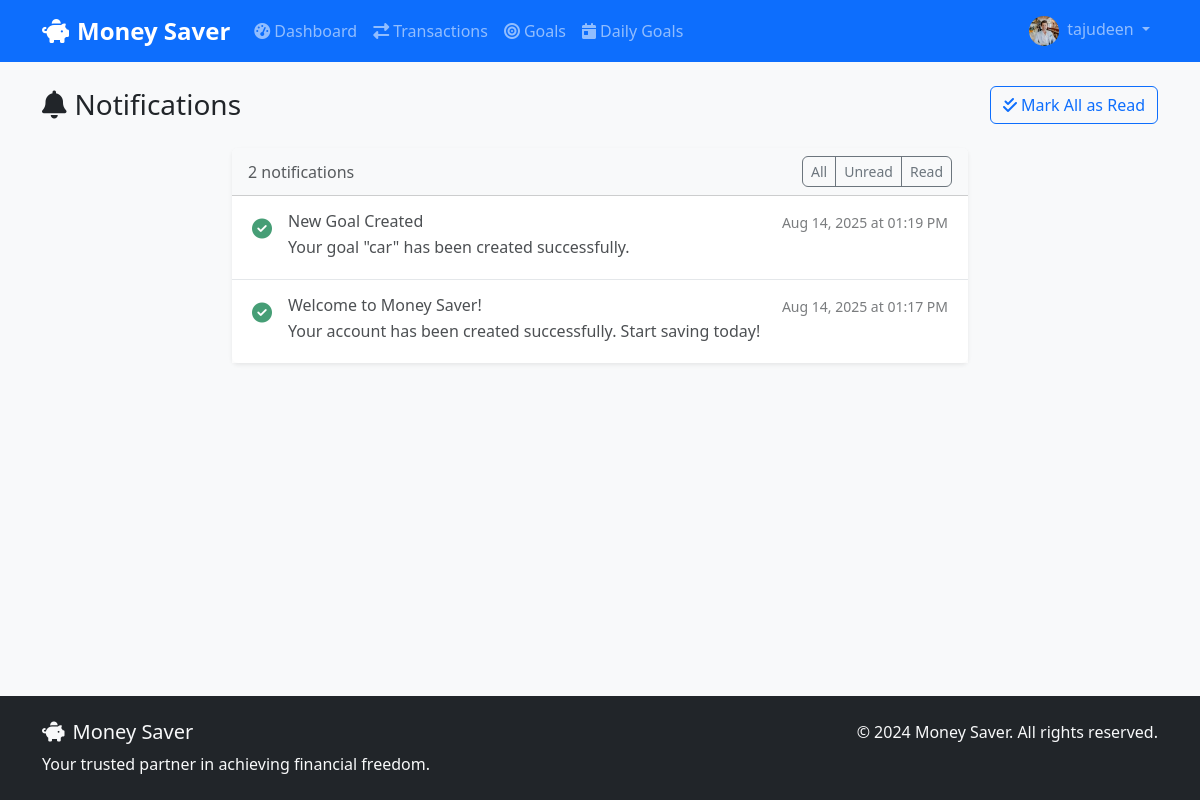
Screenshot of /notifications (signed in) with the database file from the repository.
### models.py (models this page shows, shortened)
class User(UserMixin, db.Model):
    id = db.Column(db.Integer, primary_key=True)
    username = db.Column(db.String(80), unique=True, nullable=False)
    email = db.Column(db.String(120), unique=True, nullable=False)
    password_hash = db.Column(db.String(255), nullable=False)
    first_name = db.Column(db.String(50), nullable=False)
    last_name = db.Column(db.String(50), nullable=False)
    phone = db.Column(db.String(20))
    profile_picture = db.Column(db.String(255), default='default.jpg')
    created_at = db.Column(db.DateTime, default=datetime.utcnow)
    is_verified = db.Column(db.Boolean, default=False)
    transactions = db.relationship('Transaction', backref='user', lazy='dynamic')
    goals = db.relationship('Goal', backref='user', lazy='dynamic')
    bank_accounts = db.relationship('BankAccount', backref='user', lazy='dynamic')

class Notification(db.Model):
    id = db.Column(db.Integer, primary_key=True)
    user_id = db.Column(db.Integer, db.ForeignKey('user.id'), nullable=False)
    title = db.Column(db.String(100), nullable=False)
    message = db.Column(db.Text, nullable=False)
    type = db.Column(db.String(20), default='info')  # info, success, warning, error
    is_read = db.Column(db.Boolean, default=False)
    created_at = db.Column(db.DateTime, default=datetime.utcnow)

### routes.py (the view)
@main_bp.route('/notifications')
@login_required
def notifications():
    page = request.args.get('page', 1, type=int)
    notifications = Notification.query.filter_by(user_id=current_user.id)\
        .order_by(Notification.created_at.desc())\
        .paginate(page=page, per_page=20, error_out=False)
    if request.args.get('mark_all_read'):
        Notification.query.filter_by(user_id=current_user.id, is_read=False)\
            .update({'is_read': True})
        db.session.commit()
        flash('All notifications marked as read', 'success')
        return redirect(url_for('main.notifications'))
    return render_template('notifications.html', notifications=notifications)

### templates/notifications.html (shortened to what this page needs)
{% extends "base.html" %} {% block title %}Notifications - Money Saver{% endblock %} {% block content %}
<div class="container">
    <div class="row">
        <div class="col-12">
            <div class="d-flex justify-content-between align-items-center mb-4">
                <h1 class="h3 mb-0">
                    <i class="fas fa-bell me-2"></i>Notifications
                </h1>
                {% if notifications.items %}
                <a href="{{ url_for('main.notifications', mark_all_read=1) }}" class="btn btn-outline-primary">
                    <i class="fas fa-check-double me-1"></i>Mark All as Read
                </a>
                {% endif %}
            </div>
        </div>
    </div>
    <div class="row">
        <div class="col-lg-8 mx-auto">
            {% if notifications.items %}
            <div class="card">
                <div class="card-header bg-light">
                    <div class="d-flex justify-content-between align-items-center">
                        <span class="text-muted">
                                {{ notifications.total }} notification{{ 's' if notifications.total != 1 else '' }}
                            </span>
                        <div class="btn-group btn-group-sm" role="group">
                            <button type="button" class="btn btn-outline-secondary" onclick="filterNotifications('all')">
                                    All
                                </button>
                            <button type="button" class="btn btn-outline-secondary" onclick="filterNotifications('unread')">
                                    Unread
                                </button>
                            <button type="button" class="btn btn-outline-secondary" onclick="filterNotifications('read')">
                                    Read
                                </button>
                        </div>
                    </div>
                </div>
                <div class="card-body p-0">
                    <div class="list-group list-group-flush">
                        {% for notification in notifications.items %}
                        <div class="list-group-item notification-item {{ 'unread' if not notification.is_read else 'read' }}" data-id="{{ notification.id }}" data-type="{{ notification.type }}" data-read="{{ 'true' if notification.is_read else 'false' }}">
                            <div class="d-flex align-items-start">
                                <div class="me-3 mt-1">
                                    {% if notification.type == 'success' %}
                                    <i class="fas fa-check-circle text-success fa-lg"></i> {% elif notification.type == 'warning' %}
                                    <i class="fas fa-exclamation-triangle text-warning fa-lg"></i> {% elif notification.type == 'error' %}
                                    <i class="fas fa-exclamation-circle text-danger fa-lg"></i> {% else %}
                                    <i class="fas fa-info-circle text-info fa-lg"></i> {% endif %}
                                </div>
                                <div class="flex-grow-1">
                                    <div class="d-flex justify-content-between align-items-start">
                                        <h6 class="mb-1">{{ notification.title }}</h6>
                                        <small class="text-muted">{{ notification.created_at.strftime('%b %d, %Y at %I:%M %p') }}</small>
                                    </div>
                                    <p class="mb-1">{{ notification.message }}</p>
                                </div>
                            </div>
                        </div>
                        {% endfor %}
                    </div>
                </div>
            </div>
            {% endif %}
        </div>
    </div>
</div>
 {% endblock %}

### templates/base.html (shortened to what this page needs)
<!DOCTYPE html>
<html lang="en">
<head>
    <link href="https://cdn.jsdelivr.net/npm/bootstrap@5.3.2/dist/css/bootstrap.min.css" rel="stylesheet">
    <link rel="stylesheet" href="https://cdnjs.cloudflare.com/ajax/libs/font-awesome/6.4.0/css/all.min.css">
    <link rel="stylesheet" href="{{ url_for('static', filename='style.css') }}">
</head>
<body>
    <nav class="navbar navbar-expand-lg navbar-dark bg-primary">
        <div class="container">
            <a class="navbar-brand fw-bold" href="{{ url_for('main.index') }}">
                <i class="fas fa-piggy-bank me-2"></i>Money Saver
            </a>
            <div class="collapse navbar-collapse" id="navbarNav">
                <ul class="navbar-nav me-auto">
                    {% if current_user.is_authenticated %}
                    <li class="nav-item">
                        <a class="nav-link" href="{{ url_for('main.dashboard') }}">
                            <i class="fas fa-tachometer-alt me-1"></i>Dashboard
                        </a>
                    </li>
                    <li class="nav-item">
                        <a class="nav-link" href="{{ url_for('main.transactions') }}">
                            <i class="fas fa-exchange-alt me-1"></i>Transactions
                        </a>
                    </li>
                    <li class="nav-item">
                        <a class="nav-link" href="{{ url_for('main.goals') }}">
                            <i class="fas fa-bullseye me-1"></i>Goals
                        </a>
                    </li>
                    <li class="nav-item">
                        <a class="nav-link" href="{{ url_for('main.daily_goals') }}">
                            <i class="fas fa-calendar-day me-1"></i>Daily Goals
                        </a>
                    </li>
                    {% endif %}
                </ul>
                <ul class="navbar-nav">
                    {% if current_user.is_authenticated %}
                    <li class="nav-item dropdown">
                        <a class="nav-link dropdown-toggle" href="#" id="navbarDropdown" role="button" data-bs-toggle="dropdown">
                            <img src="{{ url_for('static', filename='images/' + current_user.profile_picture) }}" alt="Profile" class="rounded-circle me-1" width="30" height="30"> {{ current_user.first_name }}
                        </a>
                    </li>
                    {% endif %}
                </ul>
            </div>
        </div>
    </nav>
    <main class="py-4">
        {% block content %}{% endblock %}
    </main>
    <footer class="bg-dark text-light py-4 mt-5">
        <div class="container">
            <div class="row">
                <div class="col-md-6">
                    <h5><i class="fas fa-piggy-bank me-2"></i>Money Saver</h5>
                    <p class="mb-0">Your trusted partner in achieving financial freedom.</p>
                </div>
                <div class="col-md-6 text-md-end">
                    <p class="mb-0">&copy; 2024 Money Saver. All rights reserved.</p>
                </div>
            </div>
        </div>
    </footer>
</body>
</html>

### static/style.css (style rules this page uses)
:root { --primary-color: #0d6efd; --secondary-color: #6c757d; --success-color: #198754; --danger-color: #dc3545; --warning-color: #ffc107; --info-color: #0dcaf0; --light-color: #f8f9fa; --dark-color: #212529; }
body { font-family: 'Segoe UI', Tahoma, Geneva, Verdana, sans-serif; background-color: #f8f9fa; }
.card { border: none; box-shadow: 0 0.125rem 0.25rem rgba(0, 0, 0, 0.075); transition: all 0.3s ease; }
.btn { border-radius: 0.375rem; font-weight: 500; transition: all 0.3s ease; }
.navbar-brand { font-weight: 700; font-size: 1.5rem; }
.navbar-nav .nav-link { font-weight: 500; }
.rounded-circle { object-fit: cover; }
footer { margin-top: auto; }

### templates/notifications.html (style rules this page uses)
html, body { height: 100%; margin: 0; padding: 0; display: flex; flex-direction: column; min-height: 100vh; }
main.py-4 { flex: 1 0 auto; }
footer { flex-shrink: 0; position: fixed; bottom: 0; width: 100%; z-index: 1030; }
.notification-item { transition: all 0.3s ease; }
.notification-item.read { opacity: 0.8; }
.list-group-item { padding: 1rem 1.25rem; }

### rows the page displays
User: profile_picture (picture), first_name "tajudeen"
Notification: type "success" (drawn), title "New Goal Created", created_at "Aug 14, 2025 at 01:19 PM", message "Your goal \"car\" has been created successfully."
Notification: type "success" (drawn), title "Welcome to Money Saver!", created_at "Aug 14, 2025 at 01:17 PM", message "Your account has been created successfully. Start saving today!"

### other values shown
{{ notifications.total }} "2"
{{ 's' if notifications.total != 1 else '' }} "s"
